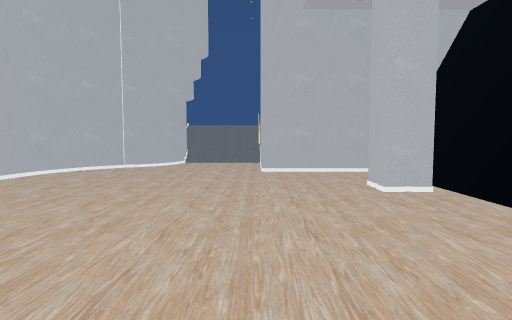
view 1 (above)

13 first-person views from a walk through a 3-D level made in the Unity game engine. The camera is 1.3 m above the floor, tilts 4° down and sees 75° across. The floor is counted in squares, 1 m on a side. Each view is taken from the middle of a square. On the plan, view 1 faces up. The plan holds only what a view shows up to about 14 squares ahead; the rest is blank. The player is left out.

view 2
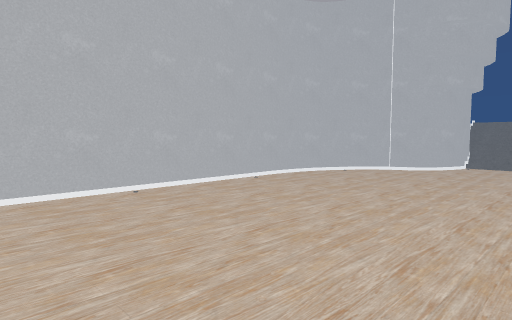

view 3
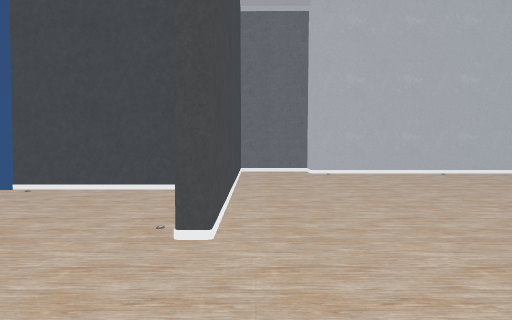

view 4
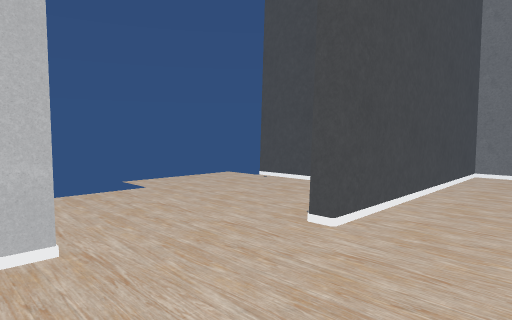

view 5
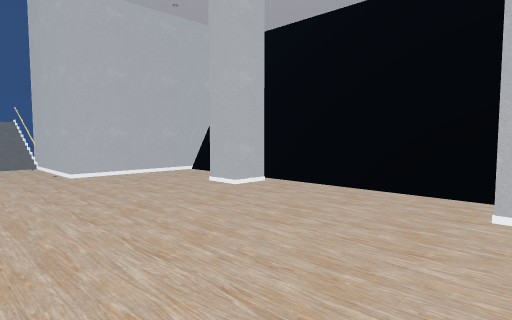

view 6
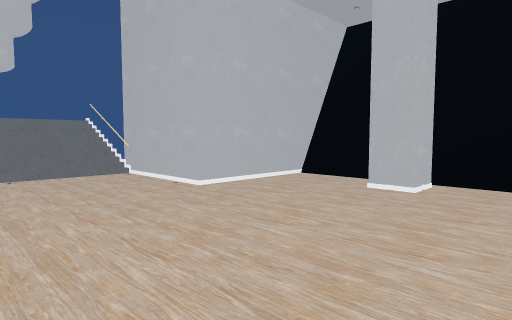

view 7
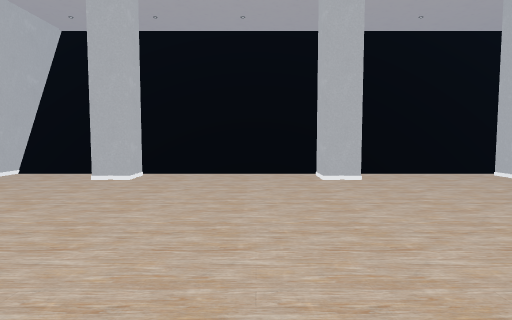

view 8
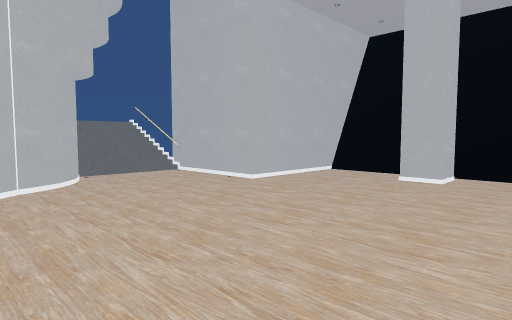

view 9
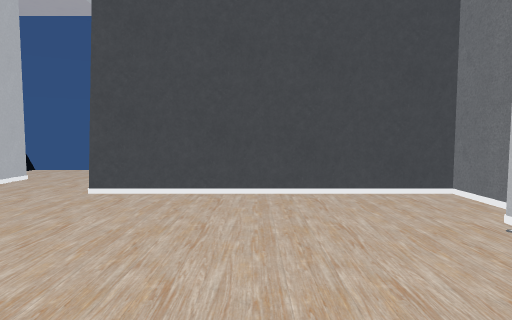

view 10
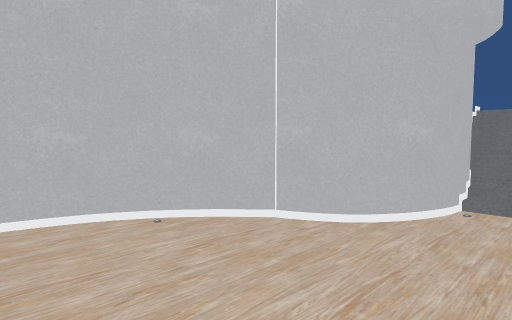

view 11
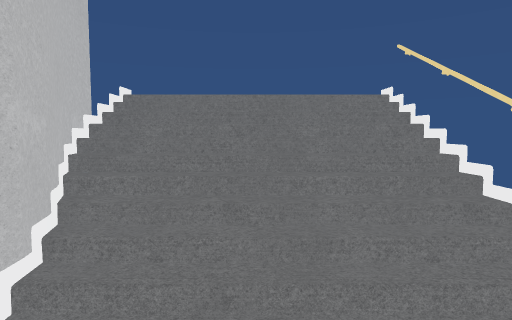

view 12
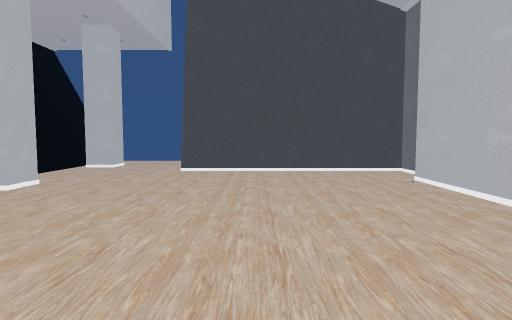

view 13
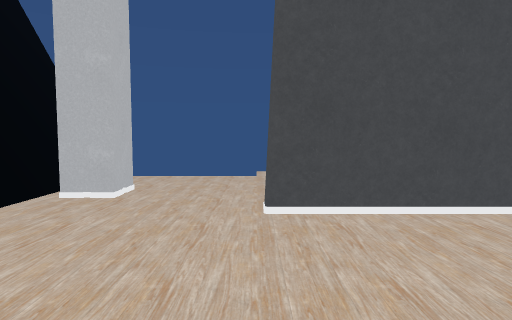

### Floor plan
Key: @ floor where view 1 was taken; # wall or solid block; x gap in a wall; . main floor; : floor 1.75 m higher than the main floor; / step, stairs or slope; P pillar; R railing.
Columns run from 9 left of view 1 to 5 right of it. Each row starts with its distance up from view 1.
 21      ####
 20      #:::R
 19      #///R
 18      #///R
 17      #///R
 16      #...#
 15     ##...#
 14   ###....#
 13   #......######
 12  ##...........#
 11  #............#
 10  #............#
  9  #..........PP
  8  #..........PP
  7  #............
  6  #............
  5  #............
  4  #............
  3  #............
  2  #..........PP#
  1  #..........PP
  0 ##.......@....
 -1 #.............
 -2 #.............
 -3 #########.....
 -4      #......PP
 -5      #......PP#
 -6      #........#
 -7      #........
 -8      x...
 -9       ...

Where each view was taken, in squares from view 1:
view 1: 0 up, 0 right, facing up
view 2: 1 up, 0 right, facing up-left
view 3: 2 down, 4 right, facing left
view 4: 0 up, 4 right, facing down-left
view 5: 1 up, 3 left, facing up-right
view 6: 5 up, 5 left, facing up-right
view 7: 4 up, 7 left, facing right
view 8: 5 up, 7 left, facing up-right
view 9: 5 up, 4 left, facing down
view 10: 10 up, 2 left, facing up-left
view 11: 15 up, 2 left, facing up
view 12: 10 up, 3 left, facing down
view 13: 3 up, 0 right, facing down
